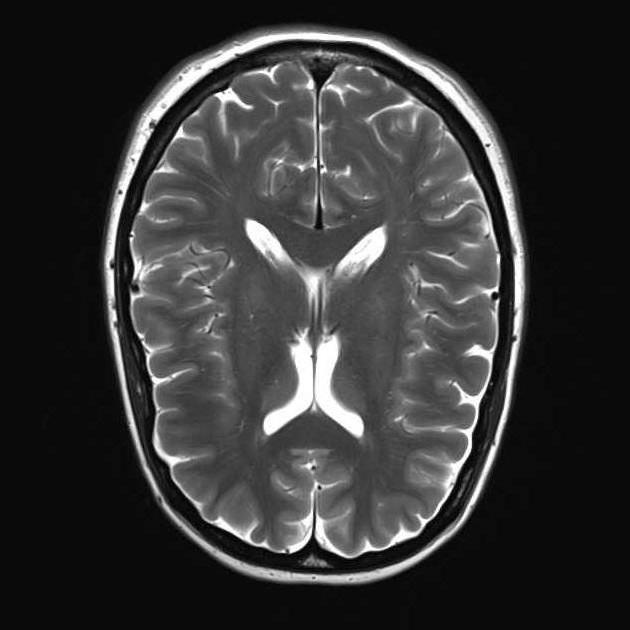
#> input picture BRAIN TUMOR CLASSIFICATION/Brain_Tumor_Detection/yes/No12.jpg, 630 x 630 px; its folder holds 4 pictures in this run
$ jupyter execute --allow-errors 'BRAIN TUMOR SEGMENTATION.ipynb'
#> lines starting #> are read from the running program, lines starting #| are printed output that depends on the picture
# Brain Tumor Segmentation

In this Notebook we work on segmentation of tumor from 2D-MRI images.

Starting with Importing the necessary Libraries

[cell 1]
import pandas as pd
import numpy as np

from PIL import Image
import random
import matplotlib.pyplot as plt
import glob
import cv2

Now Specifying the data path where our data is stored and loading the image data to a List named orig.

[cell 2]
data_path=glob.glob("Brain_Tumor_Detection/yes/*.jpg")

[cell 3]
orig =[]

[cell 4]
for img_name in data_path:
        img=cv2.imread(img_name) #reading the image from the file using opencv
#> img is the input picture: shape (630, 630, 3); min 0, max 255, mean 53.6
        resized=cv2.resize(img,(256,256)) #now resizing the image to 256x256 format
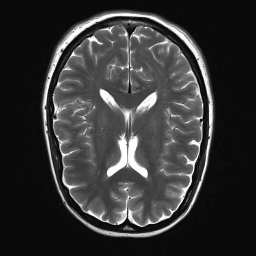
#> resized: shape (256, 256, 3); min 0, max 255, mean 53.5
        orig.append(resized) #Appending the resized Image to the orig List
#> pass 2 of the loop `for img_name in data_path:`:
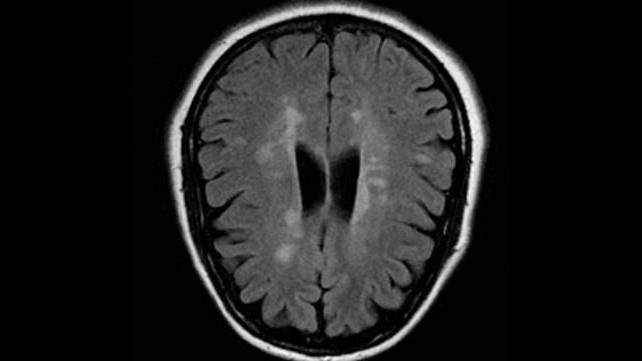
#> input picture BRAIN TUMOR CLASSIFICATION/Brain_Tumor_Detection/yes/No13.jpg, 642 x 361 px
#> img is the input picture: shape (361, 642, 3); min 0, max 254, mean 30.6
#> `resized=cv2.resize(img,(256,256))`:
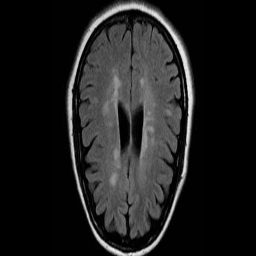
#> resized: shape (256, 256, 3); min 0, max 242, mean 30.5
#> pass 3 of the loop `for img_name in data_path:`:
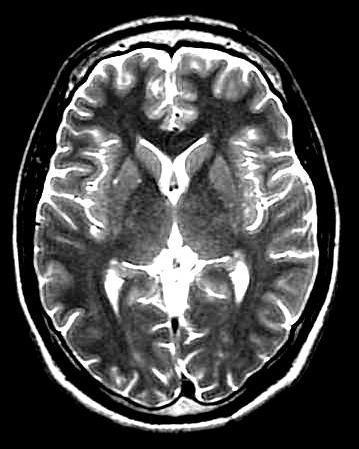
#> input picture BRAIN TUMOR CLASSIFICATION/Brain_Tumor_Detection/yes/No14.jpg, 359 x 449 px
#> img is the input picture: shape (449, 359, 3); min 0, max 255, mean 72.9
#> `resized=cv2.resize(img,(256,256))`:
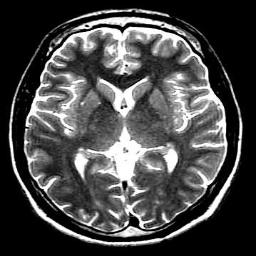
#> resized: shape (256, 256, 3); min 0, max 255, mean 72.8
#> the loop made 4 passes; the first 3 are shown

Convert img list type to numpy array

[cell 5]
orig = np.array(orig)

[cell 6]
data=orig
orig.shape #checking the shape of the array
#> Out = (4, 256, 256, 3)
#here Shape of the array is 1500,256,256,3 which means it has 1500 files with 256x256 dimension and 3 color channels

Displaying first few Images using matplotlib

[cell 7]
plt.figure(figsize=(9,9))
for i, img in enumerate(data[0:16]):
    plt.subplot(4,4,i+1)
    plt.xticks([])
    plt.yticks([])
    plt.grid(False)
    plt.imshow(img)
plt.suptitle("Original", fontsize=20)
plt.show()
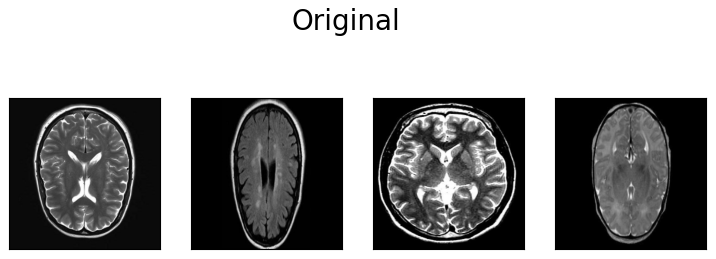
#> figure drawn by matplotlib, 4 panels
